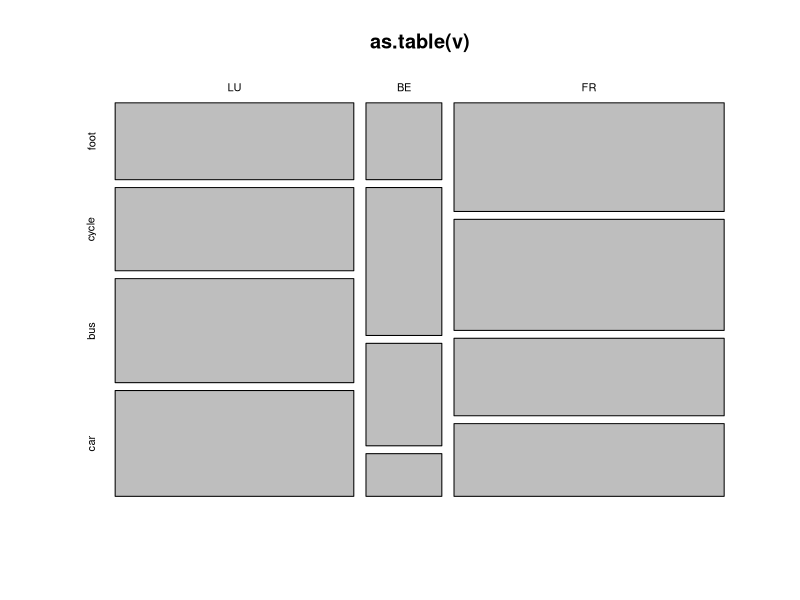

Generate this figure with R:
## ---- chunk 1
n<-1000
set.seed(15)
p<-runif(12)
v<-matrix(round(n*p/sum(p)),ncol=4)
rownames(v)<-c("LU","BE","FR")
colnames(v)<-c("foot","cycle","bus","car")
addmargins(v)

## ---- chunk 2
plot(as.table(v))
## ---- chunk 3
chisq.test(v)
## ---- chunk 4
G<-chisq.test(v)
G$observed
G$expected
## ---- chunk 5
rowSums(v)/n
colSums(v)/n
## ---- chunk 6
n*(rowSums(v)/n)[3]*(colSums(v)/n)[4]
## ---- chunk 7
n2<-100
set.seed(15)
v2<-matrix(round(n2*p/sum(p)),ncol=4)
rownames(v2)<-c("LU","BE","FR")
colnames(v2)<-c("foot","cycle","bus","car")
addmargins(v2)
G2<-chisq.test(v2)
## ---- chunk 8
G2$expected
## ---- chunk 9
G
G2
## ---- chunk 10
vgr<-v2  #copy previous table
vgr[1,]<-vgr[2,]+vgr[1,] #sum BE and LU into first row
vgr<-vgr[c(1,3),] #keep only first row (BE+LU) and FR row
rownames(vgr)<-c("BE+LU","FR") #adapt name
## ---- chunk 11
G3<-chisq.test(vgr)
G3
G3$expected
